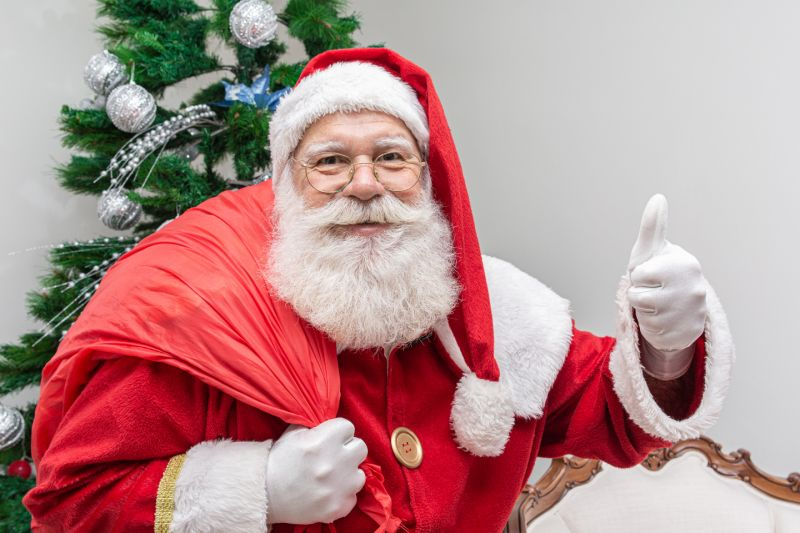
#> input picture DATA/sc.jpg, 800 x 533 px, found by its file name
$ python hog_test.py   (older library calls are emulated)
#> lines starting #> are read from the running program, lines starting #| are printed output that depends on the picture
import matplotlib.pyplot as plt
import cv2
from skimage.feature import hog
from skimage import data, exposure


# image = data.chelsea()
image = cv2.imread('/Users/aldo/Desktop/git-romi/sky_crop/mask_rcnn/examples/sc.jpg')
#> image is the input picture: shape (533, 800, 3); mean B, G, R 140.8, 141, 181.6
image_det = cv2.imread('/Users/aldo/Desktop/git-romi/sky_crop/mask_rcnn/examples/find_santa.png')
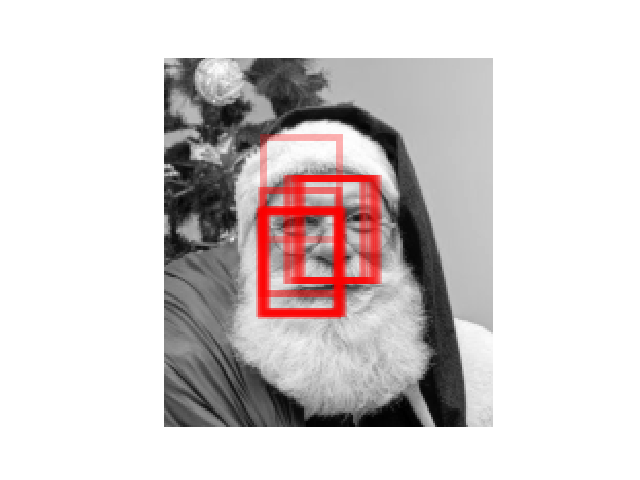
#> input picture DATA/find_santa.png, 640 x 480 px, found by its file name
#> image_det is the input picture: shape (480, 640, 3); mean B, G, R 207.7, 207.7, 214.2
image = cv2.cvtColor(image, cv2.COLOR_RGB2BGR)
image_det = cv2.cvtColor(image_det, cv2.COLOR_RGB2BGR)
# image = image[0:220, 200:560]
# cv2.imshow('test',image)
# cv2.waitKey(0)

# create hog
fd, hog_image = hog(image, orientations=5, pixels_per_cell=(16, 16),
                    cells_per_block=(1, 1), visualize=True, multichannel=True)
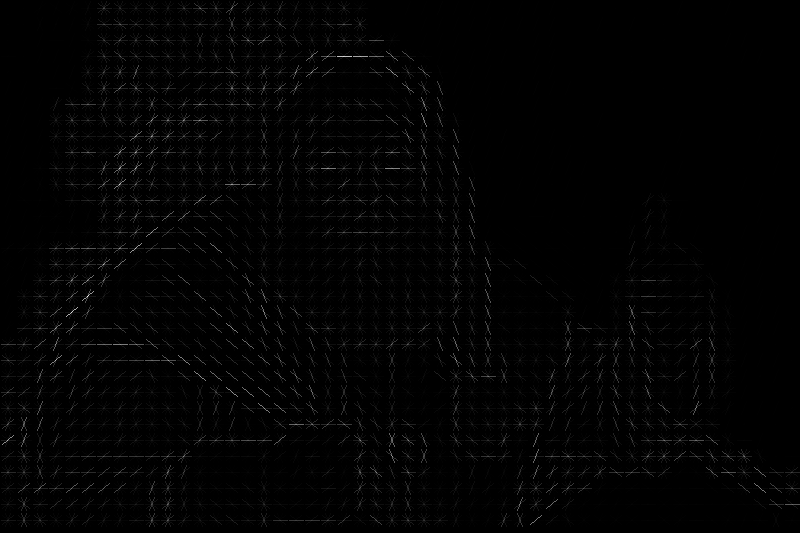
#> hog_image: shape (533, 800) float64; min 0, max 75.4, mean 0.9; drawn with min black and max white
#> fd = 8250 values, max 1 at index 410, min 0 at index 1, mean 0.404

# create viz
fig, axs = plt.subplots(3, figsize=(9, 20), sharex=True, sharey=True,gridspec_kw={'hspace': 0.1})

axs[0].axis('on')
axs[0].imshow(image, cmap=plt.cm.gray)
axs[0].set_title('Input Image')

# Rescale histogram for better display
hog_image_rescaled = exposure.rescale_intensity(hog_image, in_range=(0, 8))
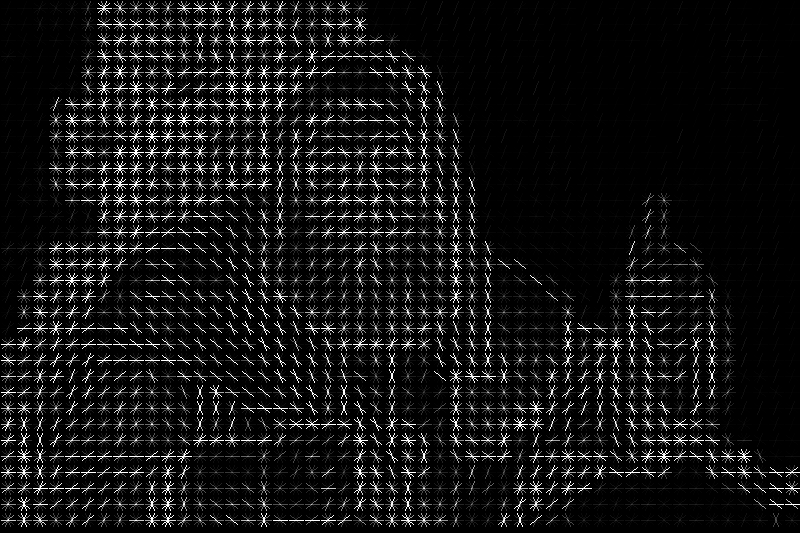
#> hog_image_rescaled: shape (533, 800) float64; min 0, max 1, mean 0.0816

axs[1].axis('on')
axs[1].imshow(hog_image_rescaled, cmap=plt.cm.gray)
axs[1].set_title('Histogram of Oriented Gradients')

axs[2].axis('on')
axs[2].imshow(image_det,cmap=plt.cm.gray)
axs[2].set_title('Face Recognition')

plt.savefig('/Users/aldo/Desktop/git-romi/sky_crop/mask_rcnn/examples/image_santa.png')
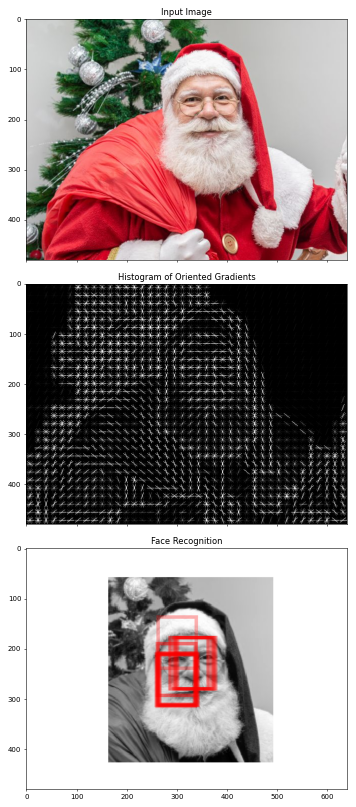
#> figure drawn by matplotlib, 3 panels
plt.show()
